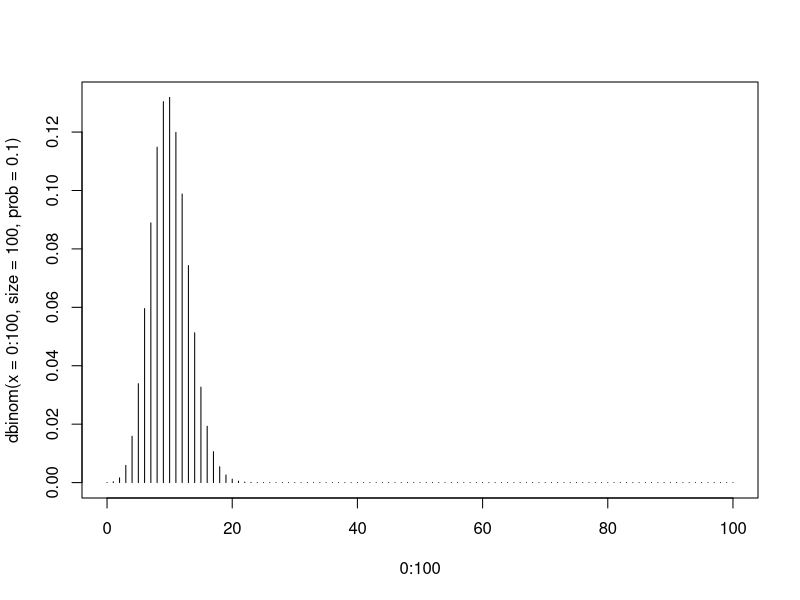
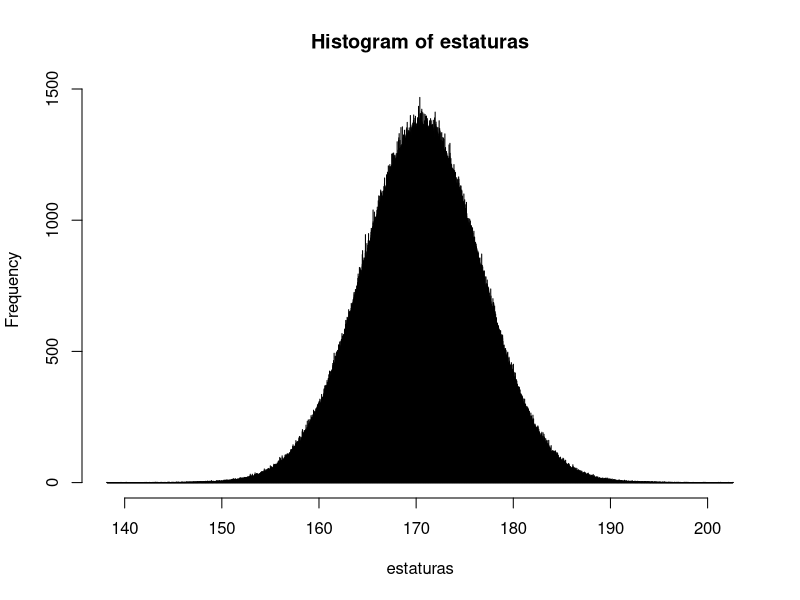
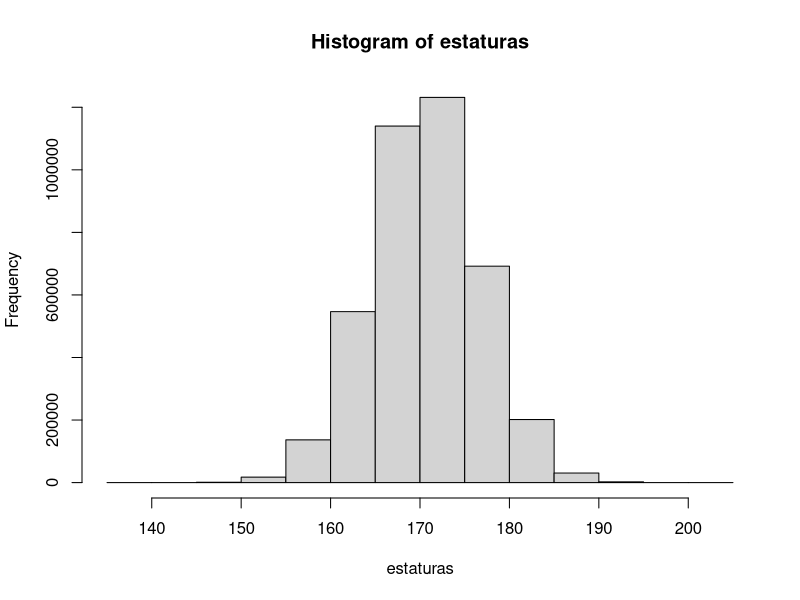

These figures' R source, in order:

# Ejemplo 1: Simular una distribución Bernpulli
# Simular la proporción de masculino y femenino
# Población de tamaño 1000000
# P = 0.52 # mujeres
# 1- P = 0.48 # Hombres
# Simular 0 si es hombe, 1 si es mujer 
# r: random: aleatorio
set.seed(3072020)
x <- rbinom(n = 1000000, size = 1, prob = 0.52) # Bernoulli caso particular Binom (n = 1)
table(x) # Frecuencia absolutas
prop.table(table(x))

# table(datos$sexo) # Frecuencias absolutas
# Similar a 0.52
mean(x)

0.52 * 0.48 # Teórico: \sigma^2 = p (1-p)
# Similar a esto: Aproximamos
var(x)


# Ejemplo 2: Distribución binomila , p = 0.1, n = 100
# Calcular la probabilidad de que X = 9
# Probabilidades puntuales (con el prefijo d)
dbinom(x = 8, size = 100, prob = 0.1)

dbinom(x = 9, size = 100, prob = 0.1)
choose(100,9) * (0.1 ^9) * 0.9 ^ 91 # Usando directamente la fórmula

dbinom(x = 10, size = 100, prob = 0.1)
dbinom(x = 20, size = 100, prob = 0.1)


plot(x = 0:100, y = dbinom(x = 0:100, size = 100, prob = 0.1), type = "h")
# Probabilidades acumuladas (prefijo p)

# Clacular la probabilidad de que haya más de 9 personas morosoas (10 o más)
#  dbinom(x = 10, size = 100, prob = 0.1) + dbinom(x = 11, size = 100, prob = 0.1) + --
#   dbinom(x = 100, size = 100, prob = 0.1)
sum(dbinom(x = 10:100, size = 100, prob = 0.1)) # P(X >= 10)
1 - sum(dbinom(x = 0:9, size = 100, prob = 0.1)) # 1 - P(X <= 9))
1 - pbinom(q = 9, size = 100, prob = 0.1) # 1 - P(X <= 9)
pbinom(q = 9, size = 100, prob = 0.1, lower.tail = F) # P(X > 9) = P(X >= 10)


# P(X >= 20) = P(X <= 19)
1 - pbinom(q = 19, size = 100, prob = 0.1) # 1 - P(X <= 9)



# Estaturas de los hombres  colombianos: 170.6 (cm)
# Las estaturas se ha probado que sigue una normal


estaturas <- rnorm(4000000, mean = 170.6, sd = 6)
hist(estaturas, breaks = 10000)
# En la vida real mu = 170.6 y sigma = 6 se deben estimar con datos seleccionados de una muestra
hist(estaturas)
6 /  170.6 * 100

# P (X < 160)
pnorm(q = 160, mean = 170.6, sd = 6)

# P(X > 180)
1 - pnorm(q = 180, mean = 170.6, sd = 6)

# P(X > 170 & X < 187 )
